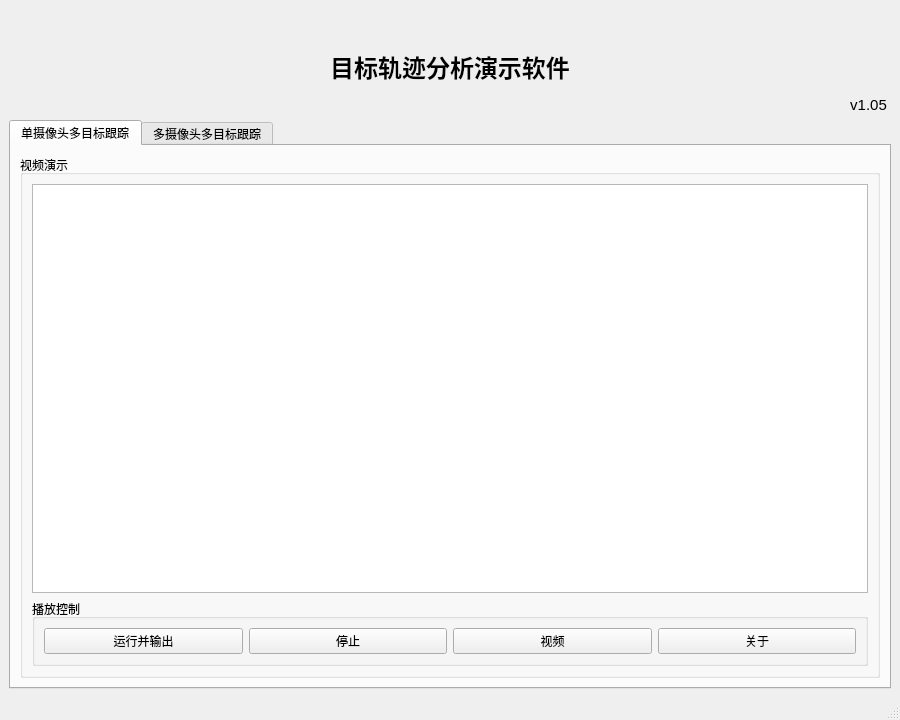
<?xml version="1.0" encoding="UTF-8"?>
<ui version="4.0">
 <class>MainWindow</class>
 <widget class="QMainWindow" name="MainWindow">
  <property name="windowModality">
   <enum>Qt::ApplicationModal</enum>
  </property>
  <property name="geometry">
   <rect>
    <x>0</x>
    <y>0</y>
    <width>900</width>
    <height>720</height>
   </rect>
  </property>
  <property name="minimumSize">
   <size>
    <width>900</width>
    <height>720</height>
   </size>
  </property>
  <property name="maximumSize">
   <size>
    <width>16777215</width>
    <height>16777215</height>
   </size>
  </property>
  <property name="windowTitle">
   <string>运动轨迹分析</string>
  </property>
  <property name="windowIcon">
   <iconset>
    <normaloff>:/res/icon.png</normaloff>:/res/icon.png</iconset>
  </property>
  <property name="windowOpacity">
   <double>1.000000000000000</double>
  </property>
  <property name="autoFillBackground">
   <bool>false</bool>
  </property>
  <property name="styleSheet">
   <string notr="true"/>
  </property>
  <property name="toolButtonStyle">
   <enum>Qt::ToolButtonIconOnly</enum>
  </property>
  <widget class="QWidget" name="centralwidget">
   <layout class="QVBoxLayout" name="verticalLayout_5">
    <item>
     <widget class="QLabel" name="label_5">
      <property name="minimumSize">
       <size>
        <width>0</width>
        <height>60</height>
       </size>
      </property>
      <property name="text">
       <string>&lt;html&gt;&lt;head/&gt;&lt;body&gt;&lt;p align=&quot;center&quot;&gt;&lt;br/&gt;&lt;/p&gt;&lt;p align=&quot;center&quot;&gt;&lt;span style=&quot; font-size:18pt; font-weight:600;&quot;&gt;目标轨迹分析演示软件&lt;/span&gt;&lt;/p&gt;&lt;p align=&quot;right&quot;&gt;&lt;span style=&quot; font-size:11pt;&quot;&gt;v1.05 &lt;/span&gt;&lt;/p&gt;&lt;/body&gt;&lt;/html&gt;</string>
      </property>
     </widget>
    </item>
    <item>
     <widget class="QTabWidget" name="tabWidget">
      <property name="currentIndex">
       <number>0</number>
      </property>
      <widget class="QWidget" name="tab_1">
       <attribute name="title">
        <string>单摄像头多目标跟踪</string>
       </attribute>
       <layout class="QVBoxLayout" name="verticalLayout">
        <item>
         <widget class="QGroupBox" name="groupBox">
          <property name="sizePolicy">
           <sizepolicy hsizetype="Preferred" vsizetype="Expanding">
            <horstretch>0</horstretch>
            <verstretch>0</verstretch>
           </sizepolicy>
          </property>
          <property name="title">
           <string>视频演示</string>
          </property>
          <layout class="QVBoxLayout" name="verticalLayout_4">
           <item>
            <widget class="ShrinkableQlabel" name="label_image_1"/>
           </item>
           <item>
            <widget class="QGroupBox" name="groupBox_2">
             <property name="title">
              <string>播放控制</string>
             </property>
             <layout class="QHBoxLayout" name="horizontalLayout_4">
              <item>
               <widget class="QPushButton" name="begin_1">
                <property name="sizePolicy">
                 <sizepolicy hsizetype="Preferred" vsizetype="Preferred">
                  <horstretch>0</horstretch>
                  <verstretch>0</verstretch>
                 </sizepolicy>
                </property>
                <property name="minimumSize">
                 <size>
                  <width>0</width>
                  <height>0</height>
                 </size>
                </property>
                <property name="maximumSize">
                 <size>
                  <width>16777215</width>
                  <height>16777215</height>
                 </size>
                </property>
                <property name="text">
                 <string>运行并输出</string>
                </property>
               </widget>
              </item>
              <item>
               <widget class="QPushButton" name="End_1">
                <property name="sizePolicy">
                 <sizepolicy hsizetype="Preferred" vsizetype="Preferred">
                  <horstretch>0</horstretch>
                  <verstretch>0</verstretch>
                 </sizepolicy>
                </property>
                <property name="minimumSize">
                 <size>
                  <width>0</width>
                  <height>0</height>
                 </size>
                </property>
                <property name="maximumSize">
                 <size>
                  <width>16777215</width>
                  <height>16777215</height>
                 </size>
                </property>
                <property name="text">
                 <string>停止</string>
                </property>
               </widget>
              </item>
              <item>
               <widget class="QPushButton" name="choose_video">
                <property name="sizePolicy">
                 <sizepolicy hsizetype="Preferred" vsizetype="Preferred">
                  <horstretch>0</horstretch>
                  <verstretch>0</verstretch>
                 </sizepolicy>
                </property>
                <property name="minimumSize">
                 <size>
                  <width>0</width>
                  <height>0</height>
                 </size>
                </property>
                <property name="maximumSize">
                 <size>
                  <width>16777215</width>
                  <height>16777215</height>
                 </size>
                </property>
                <property name="text">
                 <string>视频</string>
                </property>
               </widget>
              </item>
              <item>
               <widget class="QPushButton" name="showabout2">
                <property name="sizePolicy">
                 <sizepolicy hsizetype="Preferred" vsizetype="Preferred">
                  <horstretch>0</horstretch>
                  <verstretch>0</verstretch>
                 </sizepolicy>
                </property>
                <property name="text">
                 <string>关于</string>
                </property>
               </widget>
              </item>
             </layout>
            </widget>
           </item>
          </layout>
         </widget>
        </item>
       </layout>
      </widget>
      <widget class="QWidget" name="tab_2">
       <attribute name="title">
        <string>多摄像头多目标跟踪</string>
       </attribute>
       <layout class="QVBoxLayout" name="verticalLayout_3">
        <item>
         <widget class="QGroupBox" name="groupBox_3">
          <property name="sizePolicy">
           <sizepolicy hsizetype="Preferred" vsizetype="Expanding">
            <horstretch>0</horstretch>
            <verstretch>0</verstretch>
           </sizepolicy>
          </property>
          <property name="title">
           <string>视频演示</string>
          </property>
          <layout class="QVBoxLayout" name="verticalLayout_6">
           <item>
            <widget class="QFrame" name="frame_2_up">
             <property name="sizePolicy">
              <sizepolicy hsizetype="Preferred" vsizetype="Expanding">
               <horstretch>0</horstretch>
               <verstretch>0</verstretch>
              </sizepolicy>
             </property>
             <property name="frameShape">
              <enum>QFrame::NoFrame</enum>
             </property>
             <property name="frameShadow">
              <enum>QFrame::Raised</enum>
             </property>
             <layout class="QHBoxLayout" name="horizontalLayout">
              <item>
               <widget class="ShrinkableQlabel" name="label_image_2"/>
              </item>
              <item>
               <widget class="ShrinkableQlabel" name="label_image_3"/>
              </item>
             </layout>
            </widget>
           </item>
           <item>
            <widget class="QGroupBox" name="groupBox_4">
             <property name="title">
              <string>播放控制</string>
             </property>
             <layout class="QHBoxLayout" name="horizontalLayout_2">
              <item>
               <widget class="QPushButton" name="begin_2">
                <property name="sizePolicy">
                 <sizepolicy hsizetype="Preferred" vsizetype="Preferred">
                  <horstretch>0</horstretch>
                  <verstretch>0</verstretch>
                 </sizepolicy>
                </property>
                <property name="minimumSize">
                 <size>
                  <width>0</width>
                  <height>0</height>
                 </size>
                </property>
                <property name="maximumSize">
                 <size>
                  <width>16777215</width>
                  <height>16777215</height>
                 </size>
                </property>
                <property name="text">
                 <string>运行并输出</string>
                </property>
               </widget>
              </item>
              <item>
               <widget class="QPushButton" name="End_2">
                <property name="sizePolicy">
                 <sizepolicy hsizetype="Preferred" vsizetype="Preferred">
                  <horstretch>0</horstretch>
                  <verstretch>0</verstretch>
                 </sizepolicy>
                </property>
                <property name="maximumSize">
                 <size>
                  <width>16777210</width>
                  <height>16777215</height>
                 </size>
                </property>
                <property name="text">
                 <string>停止</string>
                </property>
               </widget>
              </item>
              <item>
               <widget class="QPushButton" name="choose_video2">
                <property name="sizePolicy">
                 <sizepolicy hsizetype="Preferred" vsizetype="Preferred">
                  <horstretch>0</horstretch>
                  <verstretch>0</verstretch>
                 </sizepolicy>
                </property>
                <property name="minimumSize">
                 <size>
                  <width>0</width>
                  <height>0</height>
                 </size>
                </property>
                <property name="maximumSize">
                 <size>
                  <width>16777215</width>
                  <height>16777215</height>
                 </size>
                </property>
                <property name="text">
                 <string>视频1</string>
                </property>
               </widget>
              </item>
              <item>
               <widget class="QPushButton" name="choose_video1">
                <property name="sizePolicy">
                 <sizepolicy hsizetype="Preferred" vsizetype="Preferred">
                  <horstretch>0</horstretch>
                  <verstretch>0</verstretch>
                 </sizepolicy>
                </property>
                <property name="minimumSize">
                 <size>
                  <width>0</width>
                  <height>0</height>
                 </size>
                </property>
                <property name="maximumSize">
                 <size>
                  <width>16777215</width>
                  <height>16777215</height>
                 </size>
                </property>
                <property name="text">
                 <string>视频2</string>
                </property>
               </widget>
              </item>
              <item>
               <widget class="QPushButton" name="showabout1">
                <property name="text">
                 <string>关于</string>
                </property>
               </widget>
              </item>
             </layout>
            </widget>
           </item>
          </layout>
         </widget>
        </item>
       </layout>
      </widget>
     </widget>
    </item>
   </layout>
  </widget>
  <widget class="QStatusBar" name="statusbar"/>
 </widget>
 <customwidgets>
  <customwidget>
   <class>ShrinkableQlabel</class>
   <extends>QGraphicsView</extends>
   <header>shrinkableqlabel.h</header>
  </customwidget>
 </customwidgets>
 <resources>
  <include location="resource.qrc"/>
 </resources>
 <connections>
  <connection>
   <sender>choose_video</sender>
   <signal>clicked()</signal>
   <receiver>MainWindow</receiver>
   <slot>Open_file_video()</slot>
   <hints>
    <hint type="sourcelabel">
     <x>634</x>
     <y>655</y>
    </hint>
    <hint type="destinationlabel">
     <x>655</x>
     <y>34</y>
    </hint>
   </hints>
  </connection>
  <connection>
   <sender>choose_video1</sender>
   <signal>clicked()</signal>
   <receiver>MainWindow</receiver>
   <slot>Open_file_video1()</slot>
   <hints>
    <hint type="sourcelabel">
     <x>739</x>
     <y>655</y>
    </hint>
    <hint type="destinationlabel">
     <x>840</x>
     <y>691</y>
    </hint>
   </hints>
  </connection>
  <connection>
   <sender>choose_video2</sender>
   <signal>clicked()</signal>
   <receiver>MainWindow</receiver>
   <slot>Open_file_video2()</slot>
   <hints>
    <hint type="sourcelabel">
     <x>622</x>
     <y>655</y>
    </hint>
    <hint type="destinationlabel">
     <x>859</x>
     <y>690</y>
    </hint>
   </hints>
  </connection>
  <connection>
   <sender>showabout2</sender>
   <signal>clicked()</signal>
   <receiver>MainWindow</receiver>
   <slot>show_about()</slot>
   <hints>
    <hint type="sourcelabel">
     <x>735</x>
     <y>643</y>
    </hint>
    <hint type="destinationlabel">
     <x>444</x>
     <y>3</y>
    </hint>
   </hints>
  </connection>
  <connection>
   <sender>showabout1</sender>
   <signal>clicked()</signal>
   <receiver>MainWindow</receiver>
   <slot>show_about()</slot>
   <hints>
    <hint type="sourcelabel">
     <x>789</x>
     <y>648</y>
    </hint>
    <hint type="destinationlabel">
     <x>431</x>
     <y>697</y>
    </hint>
   </hints>
  </connection>
 </connections>
 <slots>
  <slot>show_about()</slot>
  <slot>Open_file_txt()</slot>
  <slot>Open_file_video()</slot>
  <slot>mot_thread_start()</slot>
  <slot>Open_file2()</slot>
  <slot>mcmot_thread_start()</slot>
  <slot>End_1()</slot>
  <slot>Open_file_mat1()</slot>
  <slot>Open_file_mat2()</slot>
  <slot>Open_file_video1()</slot>
  <slot>Open_file_video2()</slot>
  <slot>Out_put()</slot>
  <slot>End_2()</slot>
 </slots>
</ui>
